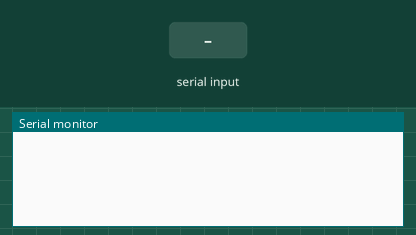
Bench run of a sketch on a simulated Arduino Uno, built with avr-gcc and run on an emulated ATmega328P. Shown: the last lines printed to the serial monitor. Inputs (shaded band) come from the test bench.

Above: at 6.2 s.
6.3 s: "1" received over the second serial link
At 7.8 s:
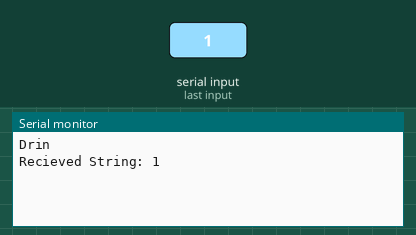
8.8 s: "0" received over the second serial link
At 10.2 s:
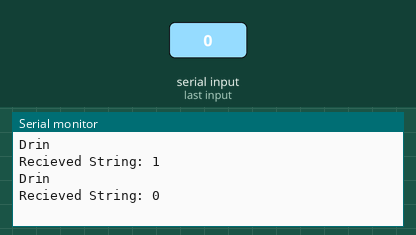
10.3 s: "2" received over the second serial link
At 12.1 s:
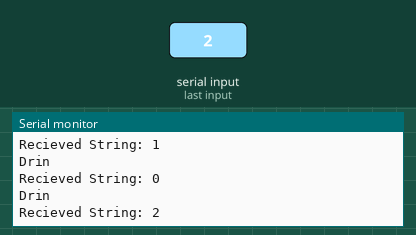

The sketch:

Uno_receiving.ino
```cpp
#include <SoftwareSerial.h>
SoftwareSerial mySerial(2,3); //RX, TX

void setup() {
 Serial.begin(9600);
 mySerial.begin(9600);
 delay(5000);
}

void loop() {
  String incomingString="";
  boolean StringReady = false;

  while (mySerial.available()){
    incomingString=mySerial.readString();
    StringReady=true;
    Serial.println("Drin");
  }

  if (StringReady){
    Serial.println("Recieved String: " + incomingString);
  }

}
```

Measured:
- after the input at 6.3 s, the serial monitor: prints a new line after 1.0 s (image 1)
- after the input at 8.8 s, the serial monitor: prints a new line after 1.0 s (image 2)
- after the input at 10.3 s, the serial monitor: prints a new line after 1.0 s (image 3)
